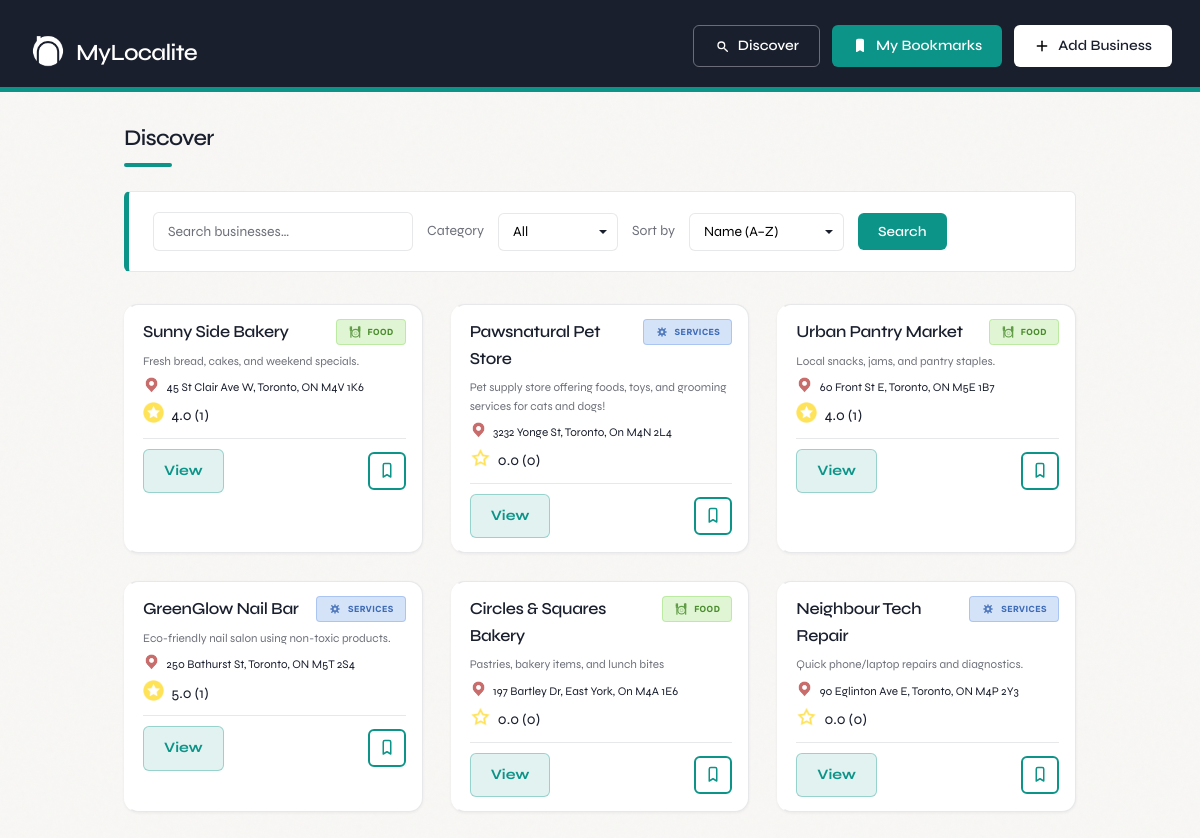
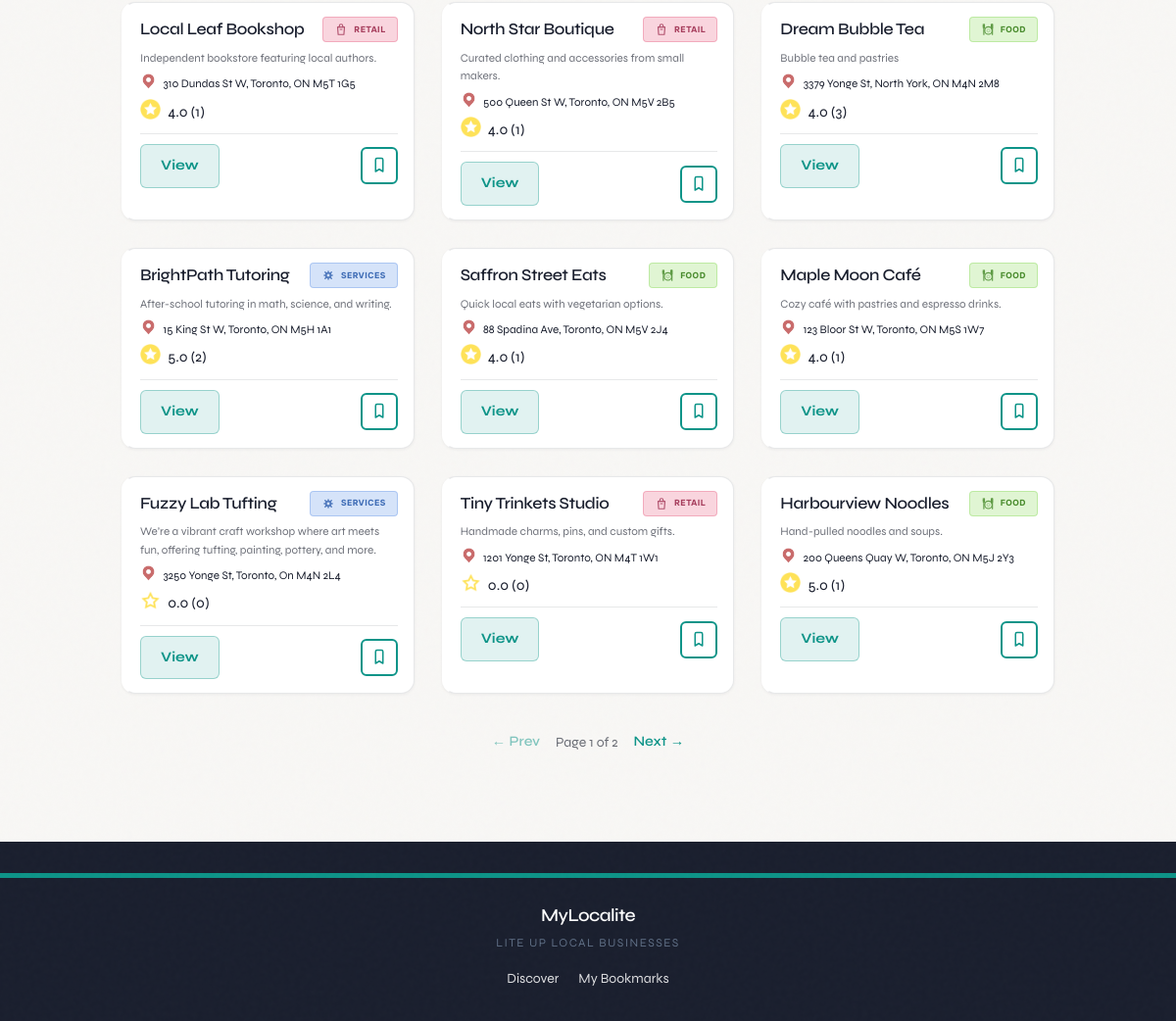
The app's page /discover with its own data (2 pictures, top to bottom).
### tables this page shows
CREATE TABLE business (
        id INTEGER PRIMARY KEY AUTOINCREMENT,
        name TEXT,
        category TEXT,
        description TEXT,
        address TEXT,
        hours TEXT,
        phone TEXT
    );

### app.py (the view, shortened to what this page needs)
@app.route("/discover")
def discover():
    category = request.args.get("category", "All")
    sort = request.args.get("sort", "random")
    q = (request.args.get("q") or "").strip()
    try:
        page = int(request.args.get("page", "1"))
    except ValueError:
        page = 1
    if page < 1:
        page = 1
    owner_id = get_bookmark_owner_id()
    conn = get_conn()
    cur = conn.cursor()
    conditions = []
    params = []
    if category != "All":
        conditions.append("b.category = ?")
        params.append(category)
    if q:
        conditions.append("(b.name LIKE ? OR b.description LIKE ?)")
        params.extend([f"%{q}%", f"%{q}%"])
    where_sql = ("WHERE " + " AND ".join(conditions)) if conditions else ""
    cur.execute(f"SELECT COUNT(*) FROM business b {where_sql}", params)
    total = cur.fetchone()[0]
    total_pages = max(1, (total + PER_PAGE - 1) // PER_PAGE)
    if page > total_pages:
        page = total_pages
    offset = (page - 1) * PER_PAGE
    if sort == "name":
        order_sql = "ORDER BY b.name ASC"
    elif sort == "rating":
        order_sql = "ORDER BY avg_rating DESC, b.name ASC"
    elif sort == "reviews":
        order_sql = "ORDER BY review_count DESC, b.name ASC"
    else:
        order_sql = "ORDER BY b.id ASC"
    use_random_shuffle = sort == "random"
    if use_random_shuffle:
        query = f"""
            SELECT
                b.id, b.name, b.category, b.description, b.address, b.hours, b.phone,
                COALESCE(AVG(r.rating), 0) as avg_rating,
                COUNT(r.id) as review_count
            FROM business b
            LEFT JOIN review r ON b.id = r.business_id
            {where_sql}
            GROUP BY b.id, b.name, b.category, b.description, b.address, b.hours, b.phone
            {order_sql}
        """
        cur.execute(query, params)
    rows = cur.fetchall()
    conn.close()
    all_businesses = []
    for row in rows:
        all_businesses.append({
            "id": row[0],
            "name": row[1],
            "category": row[2],
            "description": row[3],
            "address": row[4],
            "hours": row[5],
            "phone": row[6],
            "avg_rating": row[7],
            "review_count": row[8],
            "bookmarked": is_bookmarked(owner_id, row[0])
        })
    if use_random_shuffle:
        shuffle_key = (category, q)
        cached = (
            page > 1
            and session.get("shuffle_order_key") == shuffle_key
            and session.get("shuffle_order")
            and len(session["shuffle_order"]) == total
        )
        if cached:
            id_to_biz = {b["id"]: b for b in all_businesses}
            all_businesses = [id_to_biz[bid] for bid in session["shuffle_order"] if bid in id_to_biz]
        else:
            random.shuffle(all_businesses)
            session["shuffle_order"] = [b["id"] for b in all_businesses]
            session["shuffle_order_key"] = shuffle_key
            session.modified = True
        businesses = all_businesses[offset : offset + PER_PAGE]
    else:
        businesses = all_businesses
    return render_template(
        "index.html",
        businesses=businesses,
        category=category,
        sort=sort,
        q=q,
        page=page,
        total_pages=total_pages
    )

### app.py (called while the page is built)
def get_conn():
    conn = sqlite3.connect(DB_PATH, timeout=DB_TIMEOUT)
    conn.execute("PRAGMA journal_mode=WAL")
    return conn

def get_bookmark_owner_id() -> str:
    if "bookmark_owner_id" not in session:
        session["bookmark_owner_id"] = str(uuid.uuid4())
    return session["bookmark_owner_id"]

def is_bookmarked(owner_id: str, business_id: int) -> bool:
    conn = get_conn()
    cur = conn.cursor()
    cur.execute("""
        SELECT 1 FROM bookmark
        WHERE username = ? AND business_id = ?
        LIMIT 1
    """, (owner_id, business_id))
    row = cur.fetchone()
    conn.close()
    return row is not None

### templates/index.html (shortened to what this page needs)
{% extends "base.html" %}
{% block content %}
<h1 class="section-title">Discover</h1>
<div class="filter-card">
    <form method="GET" action="{{ url_for('discover') }}" class="controls controls_row">
        <input type="search" name="q" value="{{ q or '' }}" placeholder="Search businesses…" class="controls_search" id="search" aria-label="Search">
        <label for="cat" class="controls_label">Category</label>
        <select id="cat" name="category" class="select">
            <option value="All" {{ "selected" if category=="All" else "" }}>All</option>
        </select>
        <label for="sort" class="controls_label">Sort by</label>
        <select id="sort" name="sort" class="select controls_sort">
            <option value="name" {{ "selected" if sort=="name" else "" }}>Name (A–Z)</option>
        </select>
        <button type="submit" class="btn">Search</button>
    </form>
</div>
<div class="grid">
    {% for b in businesses %}
    <article class="card card_{{ b['category']|lower }}">
        <div class="card-top">
            <h2 class="card-title">{{ b["name"] }}</h2>
            <span class="pill pill--{{ b['category']|lower }}">
                <img class="pill-icon" src="{{ url_for('static', filename='media/' ~ (b['category']|lower) ~ '.svg') }}" alt="" aria-hidden="true">
                <span class="pill-text">{{ b["category"] }}</span>
            </span>
        </div>
        <p class="desc">{{ b["description"] }}</p>
        <p class="card-address">
            <img class="icon-marker" alt="marker--v1">
            {{ b["address"] }}
        </p>
        <p class="stats">
            <img
                class="icon-star"
                src="{{ url_for('static', filename='media/' ~ ('star-2.png' if b['avg_rating'] >= 3.5 else 'star-1.png')) }}"
                alt="rating star"
            >
            {{ "%.1f"|format(b["avg_rating"]) }} ({{ b["review_count"] }})
        </p>
        <div class="card-actions">
            <a class="btn btn-view" href="/business/{{ b['id'] }}">View</a>
            <form method="POST" action="/bookmark/toggle" style="margin:0;">
                <button
                    type="submit"
                    class="icon-btn {{ 'saved' if b['bookmarked'] else '' }}"
                    title="{{ 'Saved' if b['bookmarked'] else 'Save' }}"
                    aria-label="{{ 'Saved' if b['bookmarked'] else 'Save' }}"
                    aria-pressed="{{ 'true' if b['bookmarked'] else 'false' }}"
                >
                    <img
                        class="bookmark-icon"
                        src="{{ url_for('static', filename='media/bookmark-filled.svg') if b['bookmarked'] else url_for('static', filename='media/bookmark.svg') }}"
                        alt=""
                        aria-hidden="true"
                    >
                </button>
            </form>
        </div>
    </article>
    {% endfor %}
</div>
{% if total_pages > 1 %}
<nav class="pagination" aria-label="Page navigation">
    <div class="pagination-inner">
        {% if page > 1 %}
        <a class="btn btn-view" href="{{ url_for('discover', category=category, sort=sort, q=q or '', page=page - 1) }}">← Prev</a>
        {% else %}
        <span class="btn btn-view" aria-disabled="true">← Prev</span>
        {% endif %}
        <span class="pagination-info">Page {{ page }} of {{ total_pages }}</span>
        {% if page < total_pages %}
        <a class="btn btn-view" href="{{ url_for('discover', category=category, sort=sort, q=q or '', page=page + 1) }}">Next →</a>
        {% else %}
        <span class="btn btn-view" aria-disabled="true">Next →</span>
        {% endif %}
    </div>
</nav>
{% endif %}
{% endblock %}

### records on screen
business: name "Sunny Side Bakery", category "FOOD", description "Fresh bread, cakes, and weekend specials.", address "45 St Clair Ave W, Toronto, ON M4V 1K6", avg_rating "4.0", review_count "1"
business: name "Pawsnatural Pet Store", category "SERVICES", description "Pet supply store offering foods, toys, and grooming services for cats and dogs!", address "3232 Yonge St, Toronto, On M4N 2L4", avg_rating "0.0", review_count "0"
business: name "Urban Pantry Market", category "FOOD", description "Local snacks, jams, and pantry staples.", address "60 Front St E, Toronto, ON M5E 1B7", avg_rating "4.0", review_count "1"
business: name "GreenGlow Nail Bar", category "SERVICES", description "Eco-friendly nail salon using non-toxic products.", address "250 Bathurst St, Toronto, ON M5T 2S4", avg_rating "5.0", review_count "1"
business: name "Circles & Squares Bakery", category "FOOD", description "Pastries, bakery items, and lunch bites", address "197 Bartley Dr, East York, On M4A 1E6", avg_rating "0.0", review_count "0"
business: name "Neighbour Tech Repair", category "SERVICES", description "Quick phone/laptop repairs and diagnostics.", address "90 Eglinton Ave E, Toronto, ON M4P 2Y3", avg_rating "0.0", review_count "0"
business: name "Local Leaf Bookshop", category "RETAIL", description "Independent bookstore featuring local authors.", address "310 Dundas St W, Toronto, ON M5T 1G5", avg_rating "4.0", review_count "1"
business: name "North Star Boutique", category "RETAIL", description "Curated clothing and accessories from small makers.", address "500 Queen St W, Toronto, ON M5V 2B5", avg_rating "4.0", review_count "1"
business: name "Dream Bubble Tea", category "FOOD", description "Bubble tea and pastries", address "3379 Yonge St, North York, ON M4N 2M8", avg_rating "4.0", review_count "3"
business: name "BrightPath Tutoring", category "SERVICES", description "After-school tutoring in math, science, and writing.", address "15 King St W, Toronto, ON M5H 1A1", avg_rating "5.0", review_count "2"
business: name "Saffron Street Eats", category "FOOD", description "Quick local eats with vegetarian options.", address "88 Spadina Ave, Toronto, ON M5V 2J4", avg_rating "4.0", review_count "1"
business: name "Maple Moon Café", category "FOOD", description "Cozy café with pastries and espresso drinks.", address "123 Bloor St W, Toronto, ON M5S 1W7", avg_rating "4.0", review_count "1"
business: name "Fuzzy Lab Tufting", category "SERVICES", description "We’re a vibrant craft workshop where art meets fun, offering tufting, painting, pottery, and more.", address "3250 Yonge St, Toronto, On M4N 2L4", avg_rating "0.0", review_count "0"
business: name "Tiny Trinkets Studio", category "RETAIL", description "Handmade charms, pins, and custom gifts.", address "1201 Yonge St, Toronto, ON M4T 1W1", avg_rating "0.0", review_count "0"
business: name "Harbourview Noodles", category "FOOD", description "Hand-pulled noodles and soups.", address "200 Queens Quay W, Toronto, ON M5J 2Y3", avg_rating "5.0", review_count "1"

### other values on screen
{{ page }} "1"
{{ total_pages }} "2"
